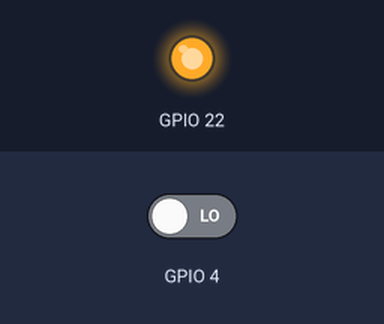
The program below on a simulated Raspberry Pi (BCM pin numbers). Parts: output pins drawn as LEDs (lit = HIGH). The test bench sets the inputs (shaded band); at power-on: GPIO 4 LOW.

Above: at 0.1 s.
Timing chart, 0 to 1.6 s (numbered marks = the images above):
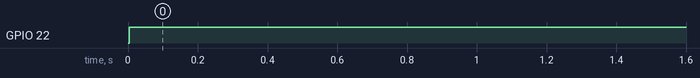

Measured:
- by itself, GPIO 22: LOW → HIGH at 0.00 s

The program:

feedback.py
```python
import pigpio
import time

pulseCount = 0  # Measures flow sensor pulses
VL = 0  # volume in L
flowsensor_pin = 4  # Sensor Input pin
pump_pin = 22  # 22 for pump

pi = pigpio.pi()  # Create a pigpio object

# Interrupt function
def flow(gpio, level, tick):
    global pulseCount
    pulseCount += 1

# Setup
cb = pi.callback(flowsensor_pin, pigpio.RISING_EDGE, flow)

try:
    pi.write(pump_pin, 1)  # Turn on the pump
    while VL < 0.75: #L 250ml
        #VL = pulseCount / 4380  # 125 pulses = 1 ml
        VL = pulseCount * 0.0001632514386# + 0.03004
        #print(f"{pulseCount} pulses")
    pi.write(pump_pin, 0)  # Turn off the pump
    print(f"{VL} liters")
    print(f"{pulseCount} pulses")
except KeyboardInterrupt:
    print("\nCleaning up GPIO and exiting...")
    cb.cancel()  # Cancel the callback
    pi.stop()  # Disconnect from the pigpio daemon
    #test 1 for 0.25 we get 255ml
    #test 2 for 0.75 we get 739ml
```
